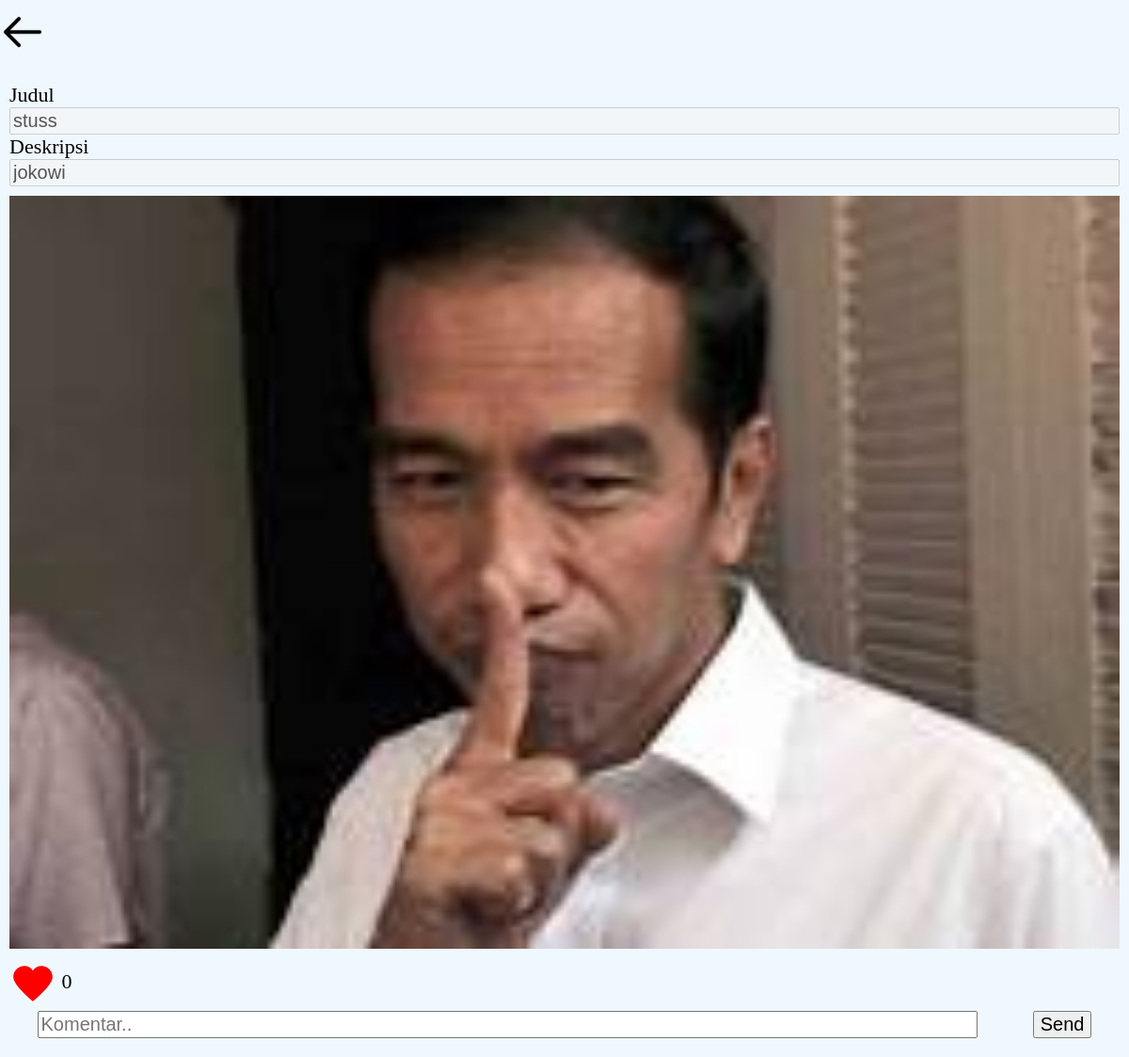
Screenshot of /komentar.php?fotoid=5 (signed in) with the database file from the repository.
### tables this page shows
CREATE TABLE `foto` (
  `fotoid` int(11) NOT NULL,
  `judulfoto` varchar(255) NOT NULL,
  `deskripsifoto` text NOT NULL,
  `tanggalunggah` date NOT NULL,
  `lokasifile` varchar(255) NOT NULL,
  `albumid` int(11) NOT NULL,
  `userid` int(11) NOT NULL
);

### komentar.php (the view, shortened to what this page needs)
<!DOCTYPE html>
<html lang="en">
<head>
</head>
<body>
    <a href="index.php?"><img class="kiri" src="gambar/kanan.png" alt=""></a>
    <div class="container">
        <div class="item1 nav">
            <form action="tambah_komentar.php" method="post">
                <?php
                include "koneksi.php";
                $fotoid = $_GET['fotoid'];
                $sql = mysqli_query($conn, "select * from foto where fotoid='$fotoid'");
                while ($data = mysqli_fetch_array($sql)) {
                    ?>
                    <div class="luarnav">
                        <div class="isinav">
                            <label>Judul</label>
                            <input class="input1" type="text" disabled name="judulfoto" value="<?= $data['judulfoto'] ?>">
                            <label>Deskripsi</label>
                            <input class="input1" type="text" disabled name="deskripsifoto"
                                value="<?= $data['deskripsifoto'] ?>">
                            <div class="gambar">
                                <img src="gambar/<?= $data['lokasifile'] ?>" width="200px">
                            </div>
                            <label class="containerlove">
                                <a href="like.php?fotoid=<?= $data['fotoid'] ?> "><input type="checkbox">
                                    <svg id=" Layer_1" version="1.0" viewBox="0 0 24 24" xml:space="preserve"
                                        xmlns="http://www.w3.org/2000/svg" xmlns:xlink="http://www.w3.org/1999/xlink">
                                        <path
                                            d="M16.4,4C14.6,4,13,4.9,12,6.3C11,4.9,9.4,4,7.6,4C4.5,4,2,6.5,2,9.6C2,14,12,22,12,22s10-8,10-12.4C22,6.5,19.5,4,16.4,4z">
                                        </path>
                                    </svg>
                                    <?php
                                    $fotoid = $data['fotoid'];
                                    $sql2 = mysqli_query($conn, "select * from likefoto where fotoid='$fotoid'");
                                    echo mysqli_num_rows($sql2);
                                    ?>
                                </a>
                            </label>
                            <div class="isiinput">
                                <input class="input2" type="text" placeholder="Komentar.." name="isikomentar">
                                <input class="input3" type="submit" value="Send">
                            </div>
                        </div>
                    </div>
                    <?php
                }
                ?>
            </form>
        </div>
    </div>
</body>
</html>

### komentar.php (style rules this page uses)
html, body { margin: 0; padding: 0; background-color: aliceblue; }
.container { width: 100%; display: grid; grid-template-columns: repeat(auto-fit, 1fr); grid-template-areas: 'nav nav nav' 'header header header' 'about about about' 'gallery gallery gallery' 'contact contact contact' 'footer footer footer'; }
@media screen and (min-width: 667px) { .container { grid-template-areas: 'nav nav nav' 'header header header' 'about about about' 'gallery gallery gallery' 'contact contact contact' 'footer footer footer'; } }
.nav { grid-area: nav; background-color: aliceblue; }
.gambar { display: flex; justify-content: center; }
label { font-size: 22px; }
.isiinput { display: flex; justify-content: space-around; }
.isiinput .input3 { font-size: 20px; }
.isiinput .input2 { width: 84%; font-size: 20px; }
.input1 { font-size: 20px; }
.item1 { padding: 20px 10px 20px 10px; box-sizing: border-box; }
img { width: 100%; height: 800px; display: block; padding: 10px 0px 10px 0px; }
.isinav { display: flex; flex-direction: column; }
.luarnav { display: flex; justify-content: center; }
.containerlove a { text-decoration: none; color: black; }
.containerlove { display: block; position: relative; cursor: pointer; user-select: none; text-decoration: none; padding: 0px 0px 18px 0px; }
.containerlove a svg { position: relative; top: 0; left: 0; height: 50px; width: 50px; transition: all 0.3s; fill: red; margin: 0px 0px -18px 0px; }
.kiri { width: 48px; height: auto; }

### rows the page displays
foto: judulfoto "stuss", deskripsifoto "jokowi", lokasifile (picture), mysqli_num_rows($sql2) "0"
